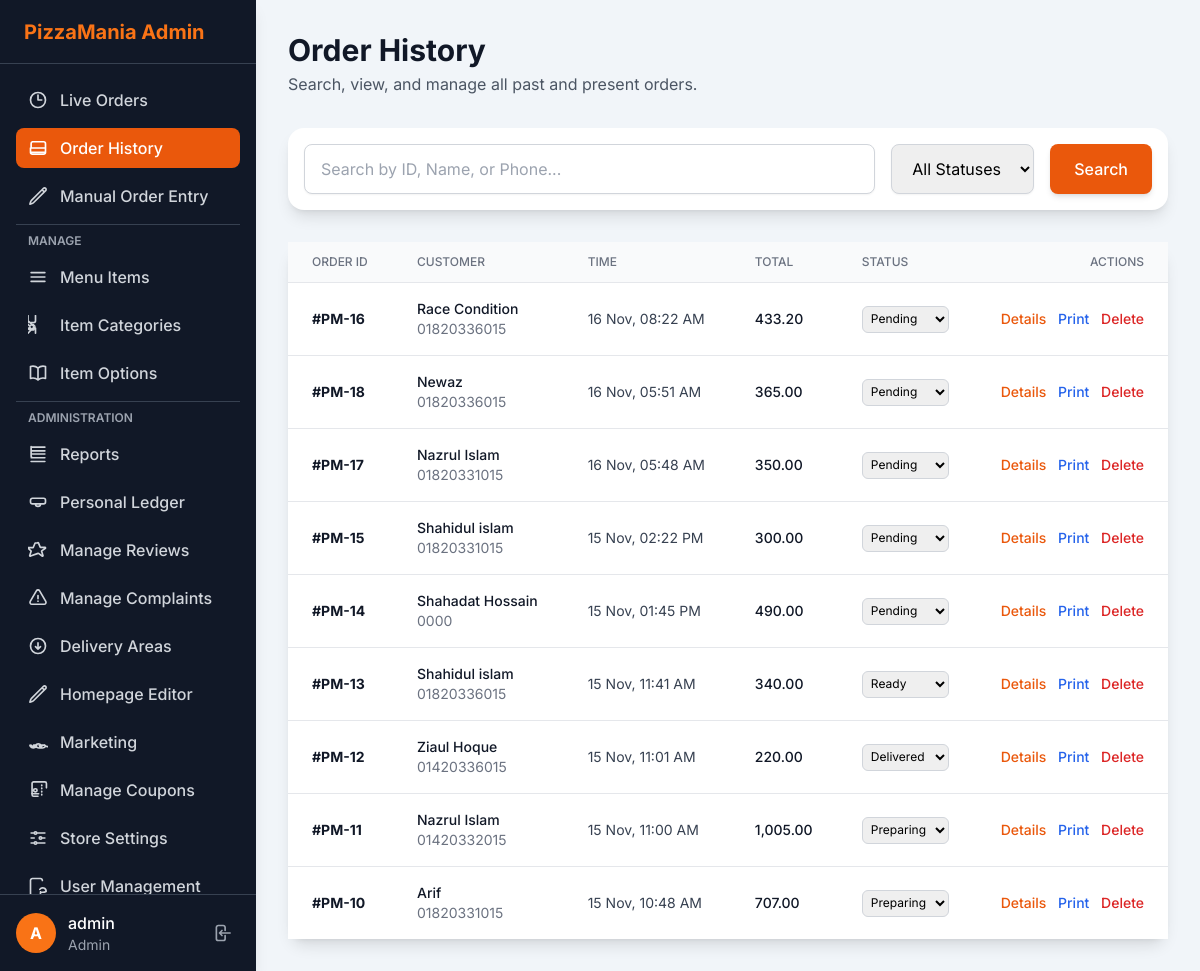
The app's page /admin/manage_orders.php (signed in), older data.
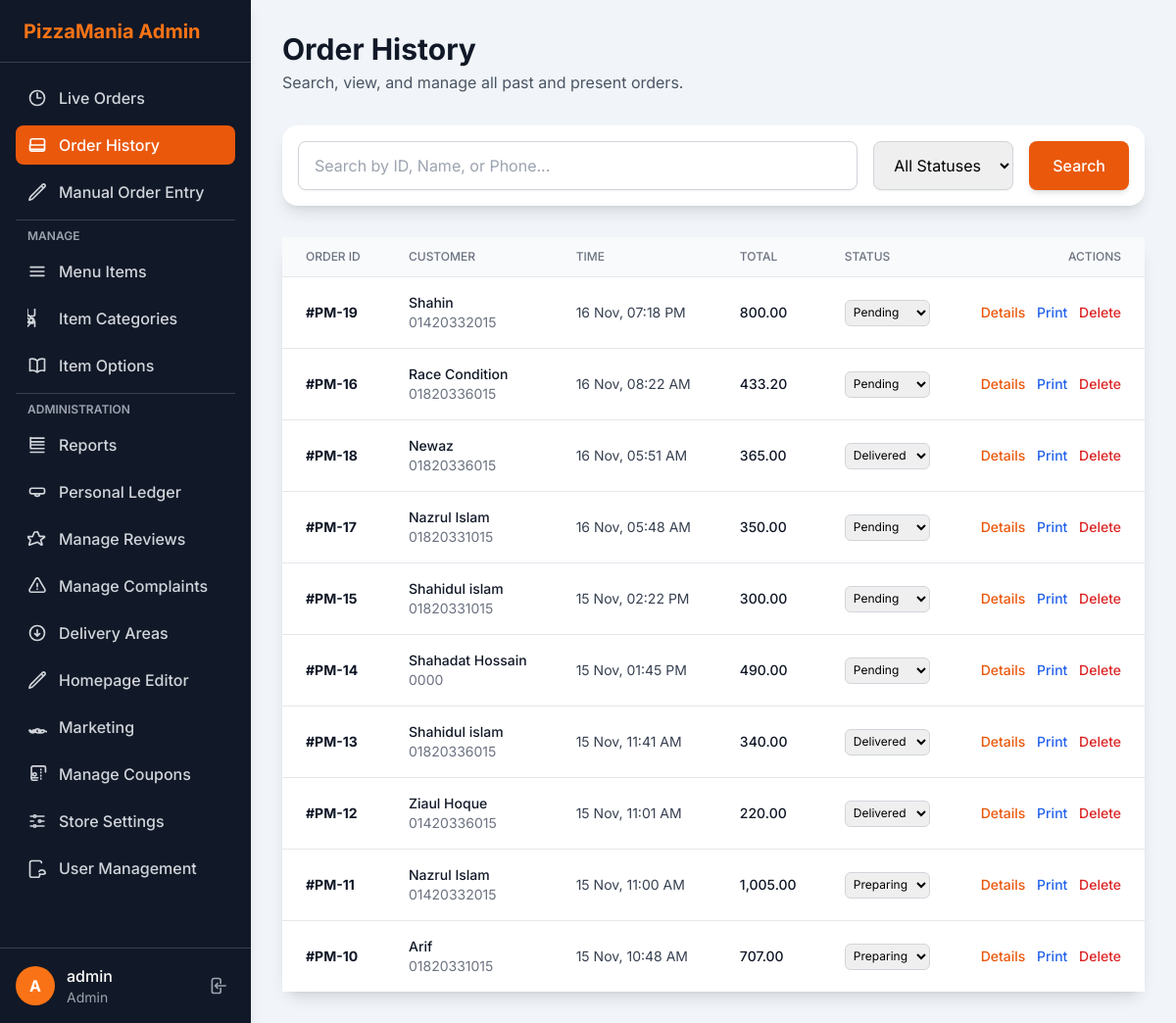
The same page, newer data.
### tables this page shows
CREATE TABLE IF NOT EXISTS `orders` (
  `id` int NOT NULL AUTO_INCREMENT,
  `customer_name` varchar(100) NOT NULL,
  `customer_phone` varchar(50) NOT NULL,
  `customer_address` text NOT NULL,
  `order_note` text,
  `delivery_area_id` int NOT NULL,
  `subtotal` decimal(10,2) NOT NULL,
  `delivery_fee` decimal(10,2) NOT NULL,
  `total_amount` decimal(10,2) NOT NULL,
  `order_status` enum('Pending','Preparing','Ready','Delivered','Cancelled') NOT NULL DEFAULT 'Pending',
  `order_time` timestamp NOT NULL DEFAULT CURRENT_TIMESTAMP,
  `rider_name` varchar(100) DEFAULT NULL,
  `coupon_id` int DEFAULT NULL,
  `discount_type` enum('none','percentage','fixed') NOT NULL DEFAULT 'none',
  `discount_amount` decimal(10,2) NOT NULL DEFAULT '0.00',
  PRIMARY KEY (`id`),
  KEY `delivery_area_id` (`delivery_area_id`),
  KEY `fk_order_coupon` (`coupon_id`)
);

### config.php (called while the page is built, shortened)
<?php
function get_csrf_token() {
    return $_SESSION['csrf_token'];
}
function e($data) {
    return htmlspecialchars($data ?? '', ENT_QUOTES, 'UTF-8');
}
?>

### admin/manage_orders.php (the view, shortened to what this page needs)
<?php
require_once('header.php');
$page_title = 'Order History';
$search_query = $_GET['search'] ?? '';
$sql = "SELECT * FROM orders";
$sql .= " ORDER BY order_time DESC LIMIT 100";
$orders = [];
$result = $db->query($sql);
if ($result) {
    while ($row = $result->fetch_assoc()) {
        $orders[] = $row;
    }
}
?>
<div class="flex flex-col sm:flex-row justify-between items-start sm:items-center mb-8">
    <div>
        <h1 class="text-3xl font-bold text-gray-900"><?php echo e($page_title); ?></h1>
        <p class="text-gray-600 mt-1">Search, view, and manage all past and present orders.</p>
    </div>
</div>
<div class="bg-white p-4 rounded-2xl shadow-lg mb-8">
    <form action="manage_orders.php" method="GET" class="flex flex-col sm:flex-row gap-4">
        <input
            type="text"
            name="search"
            placeholder="Search by ID, Name, or Phone..."
            value="<?php echo e($search_query); ?>"
            class="flex-grow px-4 py-3 border border-gray-300 rounded-lg shadow-sm focus:outline-none focus:ring-2 focus:ring-orange-500">
        <select name="status" class="px-4 py-3 border border-gray-300 rounded-lg shadow-sm focus:outline-none focus:ring-2 focus:ring-orange-500">
            <option value="">All Statuses</option>
        </select>
        <button type="submit" class="px-6 py-3 bg-orange-600 text-white font-medium rounded-lg shadow-md hover:bg-orange-700">
            Search
        </button>
    </form>
</div>
<div class="bg-white rounded-2xl shadow-lg">
    <div class="overflow-x-auto">
        <table class="min-w-full divide-y divide-gray-200">
            <thead class="bg-gray-50">
                <tr>
                    <th class="px-6 py-3 text-left text-xs font-medium text-gray-500 uppercase">Order ID</th>
                    <th class="px-6 py-3 text-left text-xs font-medium text-gray-500 uppercase">Customer</th>
                    <th class="px-6 py-3 text-left text-xs font-medium text-gray-500 uppercase">Time</th>
                    <th class="px-6 py-3 text-left text-xs font-medium text-gray-500 uppercase">Total</th>
                    <th class="px-6 py-3 text-left text-xs font-medium text-gray-500 uppercase">Status</th>
                    <th class="px-6 py-3 text-right text-xs font-medium text-gray-500 uppercase">Actions</th>
                </tr>
            </thead>
            <tbody class="bg-white divide-y divide-gray-200">
                <?php if (empty($orders)): ?>
                    <tr><td colspan="6" class="px-6 py-4 text-center text-gray-500">No orders found.</td></tr>
                <?php else: ?>
                    <?php foreach ($orders as $order): ?>
                        <tr>
                            <td class="px-6 py-4"><div class="text-sm font-bold text-gray-900">#PM-<?php echo e($order['id']); ?></div></td>
                            <td class="px-6 py-4">
                                <div class="text-sm font-medium text-gray-900"><?php echo e($order['customer_name']); ?></div>
                                <div class="text-sm text-gray-500"><?php echo e($order['customer_phone']); ?></div>
                            </td>
                            <td class="px-6 py-4"><div class="text-sm text-gray-700"><?php echo e(date('d M, h:i A', strtotime($order['order_time']))); ?></div></td>
                            <td class="px-6 py-4"><div class="text-sm font-medium text-gray-900"><?php echo e(number_format($order['total_amount'], 2)); ?></div></td>
                            <td class="px-6 py-4">
                                <form action="manage_orders.php?<?php echo http_build_query($_GET); ?>" method="POST" class="flex items-center">
                                    <select name="new_status" class="text-xs p-1 border border-gray-300 rounded-md" onchange="this.form.submit()">
                                        <option value="Pending" <?php echo ($order['order_status'] == 'Pending') ? 'selected' : ''; ?>>Pending</option>
                                        <option value="Preparing" <?php echo ($order['order_status'] == 'Preparing') ? 'selected' : ''; ?>>Preparing</option>
                                        <option value="Ready" <?php echo ($order['order_status'] == 'Ready') ? 'selected' : ''; ?>>Ready</option>
                                        <option value="Delivered" <?php echo ($order['order_status'] == 'Delivered') ? 'selected' : ''; ?>>Delivered</option>
                                    </select>
                                </form>
                            </td>
                            <td class="px-6 py-4 text-right text-sm font-medium space-x-2">
                                <a href="order_details.php?id=<?php echo e($order['id']); ?>" class="text-orange-600 hover:text-orange-900">Details</a>
                                <a href="print_receipt.php?id=<?php echo e($order['id']); ?>" target="_blank" class="text-blue-600 hover:text-blue-900">Print</a>
                                <?php if (hasAdminAccess()): ?>
                                    <a href="manage_orders.php?action=delete&id=<?php echo e($order['id']); ?>&csrf_token=<?php echo e(get_csrf_token()); ?>"
                                       class="text-red-600 hover:text-red-900"
                                       onclick="return confirm('WARNING: This will permanently delete order #PM-<?php echo e($order['id']); ?> and all its items. This action cannot be undone. Are you sure?');">
                                        Delete
                                    </a>
                                <?php endif; ?>
                            </td>
                        </tr>
                    <?php endforeach; ?>
                <?php endif; ?>
            </tbody>
        </table>
    </div>
</div>
<?php
require_once('footer.php');
?>

### admin/header.php (shortened to what this page needs)
<?php
require_once('../config.php');
$user_role = $_SESSION['user_role'] ?? 'manager';
function hasAdminAccess() {
    return $_SESSION['user_role'] === 'admin';
}
$username = e($_SESSION['username']);
$user_initial = strtoupper(substr($username, 0, 1));
?>
<!DOCTYPE html>
<html lang="en">
<head>
    <script src="https://cdn.tailwindcss.com"></script>
</head>
<body class="bg-slate-100 font-sans antialiased">
    <div class="relative min-h-screen lg:flex">
        <aside id="sidebar" class="bg-gray-900 text-white w-64 fixed inset-y-0 left-0 z-50 transform -translate-x-full lg:translate-x-0 transition-transform duration-300 ease-in-out flex flex-col h-screen shadow-lg">
            <div class="h-16 flex items-center px-6 border-b border-gray-700">
                <a href="live_orders.php" class="text-xl font-bold text-orange-500">PizzaMania Admin</a>
            </div>
            <nav class="flex-1 px-4 py-4 space-y-2 overflow-y-auto">
                <a href="live_orders.php" class="flex items-center space-x-3 px-3 py-2 rounded-lg nav-link-default">
                    <svg xmlns="http://www.w3.org/2000/svg" fill="none" viewBox="0 0 24 24" stroke-width="2" stroke="currentColor" class="w-5 h-5"><path stroke-linecap="round" stroke-linejoin="round" d="M12 6v6h4.5m4.5 0a9 9 0 11-18 0 9 9 0 0118 0z" /></svg>
                    <span class="font-medium">Live Orders</span>
                </a>
                <a href="manage_orders.php" class="flex items-center space-x-3 px-3 py-2 rounded-lg nav-link-default">
                    <span class="font-medium">Order History</span>
                </a>
                <a href="manual_order.php" class="flex items-center space-x-3 px-3 py-2 rounded-lg nav-link-default">
                    <span class="font-medium">Manual Order Entry</span>
                </a>
                <hr class="border-gray-700 my-4">
                <p class="px-3 text-xs font-semibold text-gray-400 uppercase">Manage</p>
                <a href="manage_menu_items.php" class="flex items-center space-x-3 px-3 py-2 rounded-lg nav-link-default">
                    <svg xmlns="http://www.w3.org/2000/svg" fill="none" viewBox="0 0 24 24" stroke-width="2" stroke="currentColor" class="w-5 h-5"><path stroke-linecap="round" stroke-linejoin="round" d="M3.75 6.75h16.5M3.75 12h16.5m-16.5 5.25h16.5" /></svg>
                    <span class="font-medium">Menu Items</span>
                </a>
                <a href="manage_categories.php" class="flex items-center space-x-3 px-3 py-2 rounded-lg nav-link-default">
                    <span class="font-medium">Item Categories</span>
                </a>
                 <a href="manage_item_options.php" class="flex items-center space-x-3 px-3 py-2 rounded-lg nav-link-default">
                    <span class="font-medium">Item Options</span>
                </a>
                <?php if (hasAdminAccess()): ?>
                    <hr class="border-gray-700 my-4">
                    <p class="px-3 text-xs font-semibold text-gray-400 uppercase">Administration</p>
                    <a href="reports.php" class="flex items-center space-x-3 px-3 py-2 rounded-lg nav-link-default">
                        <svg xmlns="http://www.w3.org/2000/svg" fill="none" viewBox="0 0 24 24" stroke-width="2" stroke="currentColor" class="w-5 h-5"><path stroke-linecap="round" stroke-linejoin="round" d="M3.75 3v11.25A2.25 2.25 0 006 16.5h12M3.75 3.75h16.5M3.75 12h16.5m-16.5 4.5h16.5m-16.5 4.5h16.5M3.75 8.25h16.5" /></svg>
                        <span class="font-medium">Reports</span>
                    </a>
                    <a href="ledger.php" class="flex items-center space-x-3 px-3 py-2 rounded-lg nav-link-default">
                        <span class="font-medium">Personal Ledger</span>
                    </a>
                    <a href="manage_reviews.php" class="flex items-center space-x-3 px-3 py-2 rounded-lg nav-link-default">
                        <span class="font-medium">Manage Reviews</span>
                    </a>
                    <a href="manage_complaints.php" class="flex items-center space-x-3 px-3 py-2 rounded-lg nav-link-default">
                        <span class="font-medium">Manage Complaints</span>
                    </a>
                    <a href="manage_delivery_areas.php" class="flex items-center space-x-3 px-3 py-2 rounded-lg nav-link-default">
                        <svg xmlns="http://www.w3.org/2000/svg" fill="none" viewBox="0 0 24 24" stroke-width="2" stroke="currentColor" class="w-5 h-5"><path stroke-linecap="round" stroke-linejoin="round" d="M9 12.75l3 3m0 0l3-3m-3 3v-7.5M21 12a9 9 0 11-18 0 9 9 0 0118 0z" /></svg>
                        <span class="font-medium">Delivery Areas</span>
                    </a>
                    <a href="homepage_manager.php" class="flex items-center space-x-3 px-3 py-2 rounded-lg nav-link-default">
                        <span class="font-medium">Homepage Editor</span>
                    </a>
                    <a href="marketing_settings.php" class="flex items-center space-x-3 px-3 py-2 rounded-lg nav-link-default">
                        <span class="font-medium">Marketing</span>
                    </a>
                    <a href="manage_coupons.php" class="flex items-center space-x-3 px-3 py-2 rounded-lg nav-link-default">
                        <span class="font-medium">Manage Coupons</span>
                    </a>
                    <a href="site_settings.php" class="flex items-center space-x-3 px-3 py-2 rounded-lg nav-link-default">
                        <span class="font-medium">Store Settings</span>
                    </a>
                    <a href="manage_users.php" class="flex items-center space-x-3 px-3 py-2 rounded-lg nav-link-default">
                        <span class="font-medium">User Management</span>
                    </a>
                <?php endif; ?>
            </nav>
            <div class="p-4 border-t border-gray-700">
                <div class="flex items-center justify-between">
                    <div class="flex items-center space-x-3">
                        <div class="w-10 h-10 rounded-full bg-orange-500 flex items-center justify-center font-bold">
                            <?php echo e($user_initial); ?>
                        </div>
                        <div>
                            <div class="font-medium"><?php echo e($username); ?></div>
                            <div class="text-sm text-gray-400 capitalize"><?php echo e($user_role); ?></div>
                        </div>
                    </div>
                    <a href="logout.php?csrf_token=<?php echo e(get_csrf_token()); ?>" title="Logout" class="p-2 rounded-lg text-gray-400 hover:bg-gray-700 hover:text-white">
                    </a>
                </div>
            </div>
        </aside>
        <main class="flex-1 lg:ml-64">
            <div class="p-6 lg:p-8">

### admin/footer.php (shortened to what this page needs)
            </div>
        </main>
    </div>
</body>
</html>

### admin/header.php (style rules this page uses)
.nav-link-active { background-color: #ea580c; color: #ffffff; }
.nav-link-default { color: #d1d5db; }

Row changes from the older to the newer data that the page shows:
added orders: id "19", customer_name "Shahin", customer_phone "01420332015", order_time "16 Nov, 07:18 PM", total_amount "800.00", new_status "Pending"
changed orders "Newaz": new_status "Pending" → "Delivered"
changed orders "15 Nov, 11:41 AM": new_status "Ready" → "Delivered"
